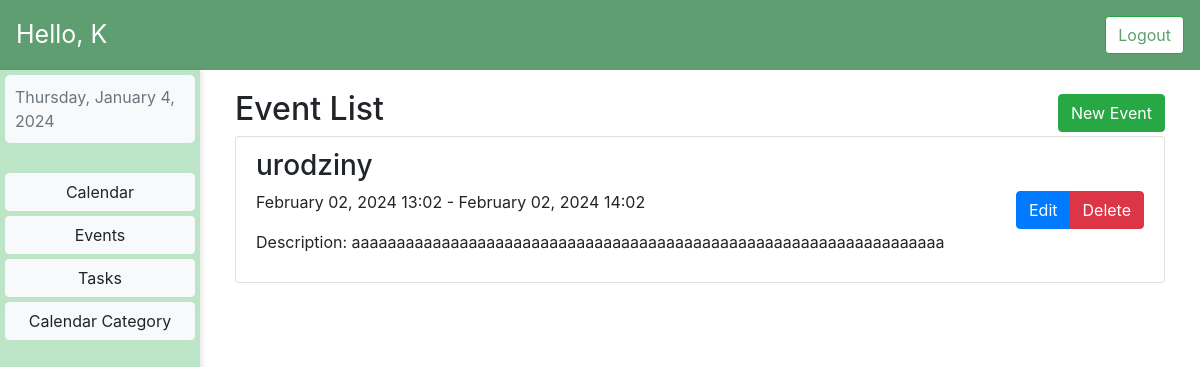
Before: /events/ (signed in) with the older database file.
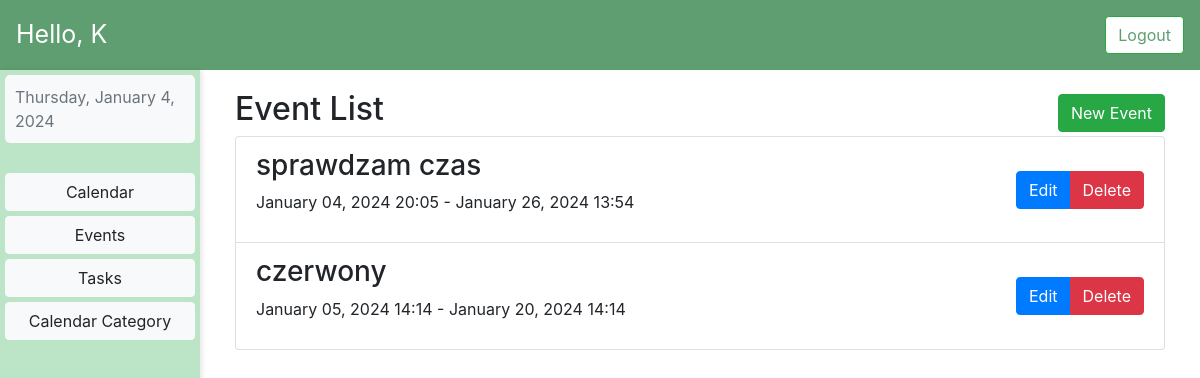
After: the same page with the newer database file.
### MyCalendar/models.py (models this page shows)
class Event(models.Model):
    user = models.ForeignKey(User, on_delete=models.CASCADE)
    title = models.CharField(max_length=200)
    description = models.TextField(blank=True)
    start_date = models.DateTimeField(default=timezone.now)
    end_date = models.DateTimeField(default=timezone.now() + timezone.timedelta(hours=1))
    calendar = models.ForeignKey(Calendar, on_delete=models.CASCADE)
    notification = models.TimeField(default=timezone.timedelta(hours=1))

### MyCalendar/views.py (the view)
# urls.py: path('events/', events_view, name='events'),
def events_view(request):
    template_name = 'events.html'
    now = datetime.now()
    events = Event.objects.filter(user=request.user, end_date__gt=now)
    context = {'object_list': events}
    return render(request, template_name, context)

### templates/events.html (shortened to what this page needs)
{% extends 'dashboard.html' %}
{% load static %}
{% block styles %}
    <link rel="stylesheet" type="text/css" href="{% static 'css/dashboard.css' %}">
    <link href="{% static 'calender/main.css' %}" rel="stylesheet" />
{% endblock %}
{% block dynamic_content %}
    <div class="row mar">
         <div class="col-md-12">
             <div class="d-flex justify-content-between align-items-center">
                <h2 class="mr-auto">Event List</h2>
                <a href="{% url 'add_event' %}" class="btn btn-success ml-auto">New Event</a>
            </div>
            <ul class="list-group">
                {% for event in object_list  %}
                    <li class="list-group-item">
                        <div class="d-flex justify-content-between align-items-center">
                            <div>
                                <h3>{{ event.title }}</h3>
                                <p>{{ event.start_date|date:"F d, Y H:i" }} - {{ event.end_date|date:"F d, Y H:i" }}</p>
                                {% if event.description %}
                                    <p>Description: {{ event.description }}</p>
                                {% endif %}
                            </div>
                            <div class="btn-group" role="group" aria-label="Event Actions">
                                <a href="{% url 'edit_event' event.id %}" class="btn btn-primary">Edit</a>
                                <a href="{% url 'delete_event' event.id %}" class="btn btn-danger">Delete</a>
                            </div>
                        </div>
                    </li>
                {% empty %}
                    <p>No Events Found</p>
                {% endfor %}
            </ul>
        </div>
    </div>
{% endblock %}

### templates/dashboard.html (shortened to what this page needs)
{% extends 'base.html' %}
{% load static %}
{% block content %}
    <nav class="navbar navbar-expand-lg navbar-light" style="background-color: #5F9E70;">
        <span class="navbar-text text-white" style="font-size: 25px;">
            Hello, {{ request.user.username }}
        </span>
        <div class="collapse navbar-collapse" id="navbarNav">
            <ul class="navbar-nav ml-auto">
                <li class="nav-item">
                    <form method="post" action="{% url 'logout' %}" class="d-flex">
                        <button type="submit" class="btn btn-success btn-block" style="background-color: white; color: #5F9E70;">Logout</button>
                    </form>
                </li>
            </ul>
        </div>
    </nav>
    <div class="container-fluid">
        <div class="row">
            <div class="col-md-2 custom-background">
                <div id="datetime-info" class="text-muted"></div>
                <div class="vertical-menu ">
                    <a href="{% url 'dashboard' %}" class="btn btn-light">Calendar</a>
                    <a href="{% url 'events' %}" class="btn btn-light">Events</a>
                    <a href="{% url 'task_list' %}" class="btn btn-light">Tasks</a>
                    <a href="{% url 'category_list' %}" class="btn btn-light">Calendar Category</a>
                </div>
            </div>
            <div class="col-md-10">
                {% block dynamic_content %}{% endblock %}
            </div>
        </div>
    </div>
{% endblock %}

### templates/base.html (shortened to what this page needs)
{% load static %}
<!doctype html>
<html lang="en">
<head>
  <link rel="stylesheet" href="https://maxcdn.bootstrapcdn.com/bootstrap/4.0.0/css/bootstrap.min.css">
  <link rel="stylesheet" href="https://use.fontawesome.com/releases/v5.0.10/css/all.css">{% block styles %}
  {% endblock %}
</head>
<body>
  {% block content %}
  {% endblock %}
</body>
</html>

### static/css/dashboard.css (style rules this page uses)
html { width: 100%; height: 100%; margin: 0; padding: 0; }
body { margin: 0; padding: 0; height: 100%; overflow: hidden; }
#datetime-info { background-color: #f8f9fa; padding: 10px; border-radius: 5px; }
.container-fluid, .row { height: 100%; }
.custom-background { background-color: rgba(122, 204, 144, 0.5); padding: 5px; box-shadow: 2px 0 5px rgba(0, 0, 0, 0.1); height: 100%; }
.vertical-menu { margin-top: 30px; display: flex; flex-direction: column; }
.vertical-menu a { margin-bottom: 5px; }
.mar { padding: 20px; }

### static/calender/main.css (style rules this page uses)
:root { --fc-daygrid-event-dot-width: 8px; }
:root { --fc-list-event-dot-width: 10px; --fc-list-event-hover-bg-color: #f5f5f5; }

Changed rows visible on the page:
removed Event: title "urodziny", start_date "February 02, 2024 13:02", end_date "February 02, 2024 14:02", description "aaaaaaaaaaaaaaaaaaaaaaaaaaaaaaaaaaaaaaaaaaaaaaaaaaaaaaaaaaaaaaaaaa"
added Event: title "sprawdzam czas", start_date "January 04, 2024 20:05", end_date "January 26, 2024 13:54"
added Event: title "czerwony", start_date "January 05, 2024 14:14", end_date "January 20, 2024 14:14"
